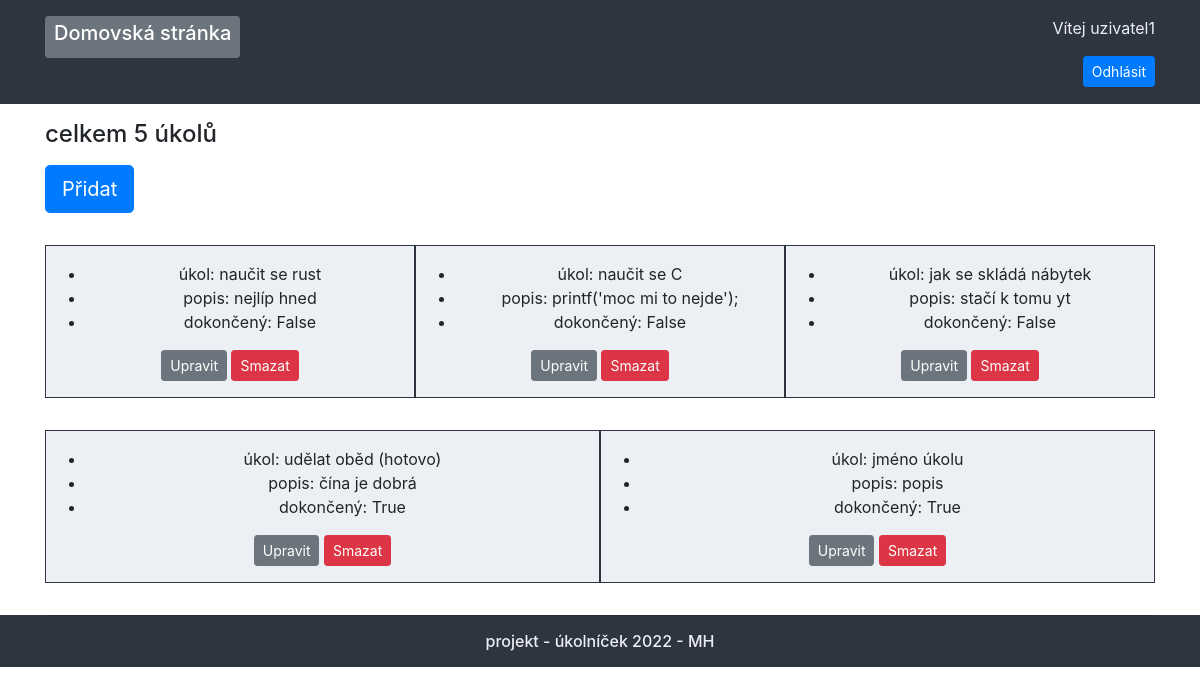
Page /profile/1 (signed in) on the committed database.
### base/models.py (models this page shows, shortened)
class Task(models.Model):
    user = models.ForeignKey(User, on_delete=models.CASCADE)
    name = models.CharField(max_length=100)
    description = models.TextField(max_length=200, null=True, blank=True)
    finished = models.BooleanField(default=False)
    class Meta:
        ordering = ['finished'] ## nejdřív nedokončený, obráceně -finished

### base/views.py (the view)
# urls.py: path('profile/<int:pk>', views.userProfile, name="user-profile"),
@login_required(login_url='home')
def userProfile(request, pk):
    user = User.objects.get(id=pk)
    tasks = Task.objects.filter(user=user)
    task_count = tasks.count()
    data = {'user': user, 'tasks': tasks, 'count': task_count}
    return render(request, 'base/profile.html', data)

### base/templates/base/profile.html
{% extends 'main.html' %}
{% block content %}
<div class="container">
    <h4 class="mt-3 mb-3">celkem {{count}} úkolů</h4>
    <a href="{% url 'add-task' user.id %}" class="btn btn-primary btn-lg mb-3">Přidat</a>
    <div class="tasks d-flex flex-wrap">
        {% for task in tasks %}
            <div class="tasks-single pt-3 pb-3 mt-3 mb-3 text-center">
                <div class="tasks-single-task">
                    <ul>
                        <li>úkol: {{task.name}}</li>
                        <li>popis: {{task.description}}</li>
                        <li>dokončený: {{task.finished}}</li>
                    </ul>
                    <a href="{% url 'update-task' task.id %}" class="btn btn-secondary btn-sm">Upravit</a>
                    <a href="{% url 'remove-task' task.id %}" class="btn btn-danger btn-sm">Smazat</a>
                </div>
            </div>
        {% endfor %}
    </div>
</div>
{% endblock %}

### templates/navbar.html (shortened to what this page needs)
<header>
    <nav class="pt-3">
        <div class="container" id="navbar_menu">
            <div id="btn-domu">
                <a href="/" class="btn btn-secondary btn-sm">
                    <h5>Domovská stránka</h5>
                </a>
            </div>
            <div class="text-right">
                {% if request.user.is_authenticated %}
                    <p>Vítej {{request.user}}</p>
                    <a href="{% url 'logout' %}" class="btn btn-primary btn-sm">Odhlásit</a>
                {% endif %}
            </div>
        </div>
    </nav>
</header>

### static/css/style.css (style rules this page uses)
nav { background-color: #2e3440; color: #eceff4; }
#navbar_menu { display: grid; grid-template-columns: 1fr 1fr; }
.tasks-single { background-color: #eceff4; justify-content: center; flex: 100%; }
@media (min-width: 768px) { .tasks-single { flex: 50%; border: 1px solid #2e3440 } }
@media (min-width: 992px) { .tasks-single { flex: 30%; } }

### rows in the picture
Task: name "naučit se rust", description "nejlíp hned", finished "False"
Task: name "naučit se C", description "printf('moc mi to nejde');", finished "False"
Task: name "jak se skládá nábytek", description "stačí k tomu yt", finished "False"
Task: name "udělat oběd (hotovo)", description "čína je dobrá", finished "True"
Task: name "jméno úkolu", description "popis", finished "True"

### other values in the picture
{{ request.user }} "uzivatel1"
{{ count }} "5"
